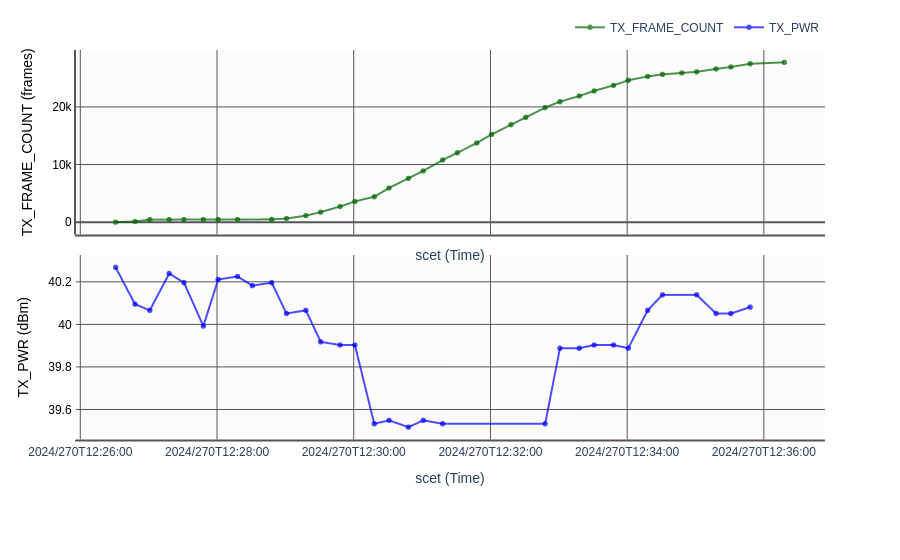

Notebook code cell kept with this figure:
### Code cell
fig,c,m,t = dtatplot.make_stacked_graph( # make_stacked_graph is the primary plotting method
    file_input,  # this is the data that DTAT plots from
    y_vars = [["TX_FRAME_COUNT"],["TX_PWR"]],  # this is the y variables to plot
    customize_dict={ # by passing the CustomizedTrace in a dictionary with y variables as the keys, you can control more trace settings
        'TX_FRAME_COUNT': CustomizedTrace(
                                    #size=10,  # setting the marker size
                                    #symbol='triangle-down-open',  # setting the marker shape, any plotly option is valid
                                    color='darkgreen',  # setting the marker color
                                )
                             ,
        'TX_PWR': CustomizedTrace(
                                    #size=10,  # setting the marker size
                                    #symbol='triangle-down-open',  # setting the marker shape, any plotly option is valid
                                    color='blue',  # setting the marker color
                                )
                             }
    )  # the x variable to plot by defaults to SCET
fig.show()

### Figure 1 — Plotly figure (JSON) as saved in the notebook; plotly's stock layout.template omitted (floating-point values rounded to 4 significant figures)
{"data": [{"hovertemplate": "X: scet: %{x|%Y-%jT%H:%M:%S.%L}<br>Y: TX_FRAME_COUNT: %{y}<br>Time: scet: %{meta[1]|%Y-%jT%H:%M:%S.%L}<extra></extra>", "marker": {"color": "darkgreen", "colorscale": [[0, "rgb(0,0,131)"], [0.2, "rgb(0,60,170)"], [0.4, "rgb(5,255,255)"], [0.6, "rgb(255,255,0)"], [0.8, "rgb(250,0,0)"], [1, "rgb(128,0,0)"]], "line": {"color": "darkgreen", "width": 0.5}, "showscale": false, "size": 5, "symbol": "circle"}, "meta": [[null, "2024-09-26T12:26:31+00:00"], [null, "2024-09-26T12:26:48+00:00"], [null, "2024-09-26T12:27:01+00:00"], [null, "2024-09-26T12:27:18+00:00"], [null, "2024-09-26T12:27:31+00:00"], [null, "2024-09-26T12:27:48+00:00"], [null, "2024-09-26T12:28:01+00:00"], [null, "2024-09-26T12:28:18+00:00"], [null, "2024-09-26T12:28:48+00:00"], [null, "2024-09-26T12:29:01+00:00"], [null, "2024-09-26T12:29:18+00:00"], [null, "2024-09-26T12:29:31+00:00"], [null, "2024-09-26T12:29:48+00:00"], [null, "2024-09-26T12:30:01+00:00"], [null, "2024-09-26T12:30:18+00:00"], [null, "2024-09-26T12:30:31+00:00"], [null, "2024-09-26T12:30:48+00:00"], [null, "2024-09-26T12:31:01+00:00"], [null, "2024-09-26T12:31:18+00:00"], [null, "2024-09-26T12:31:31+00:00"], [null, "2024-09-26T12:31:48+00:00"], [null, "2024-09-26T12:32:01+00:00"], [null, "2024-09-26T12:32:18+00:00"], [null, "2024-09-26T12:32:31+00:00"], [null, "2024-09-26T12:32:48+00:00"], [null, "2024-09-26T12:33:01+00:00"], [null, "2024-09-26T12:33:18+00:00"], [null, "2024-09-26T12:33:31+00:00"], [null, "2024-09-26T12:33:48+00:00"], [null, "2024-09-26T12:34:01+00:00"], [null, "2024-09-26T12:34:18+00:00"], [null, "2024-09-26T12:34:31+00:00"], [null, "2024-09-26T12:34:48+00:00"], [null, "2024-09-26T12:35:01+00:00"], [null, "2024-09-26T12:35:18+00:00"], [null, "2024-09-26T12:35:31+00:00"], [null, "2024-09-26T12:35:48+00:00"], [null, "2024-09-26T12:36:18+00:00"]], "mode": "lines+markers", "name": "TX_FRAME_COUNT", "opacity": 0.7, "showlegend": true, "type": "scattergl", "x": ["2024-09-26T12:26:31+00:00", "2024-09-26T12:26:48+00:00", "2024-09-26T12:27:01+00:00", "2024-09-26T12:27:18+00:00", "2024-09-26T12:27:31+00:00", "2024-09-26T12:27:48+00:00", "2024-09-26T12:28:01+00:00", "2024-09-26T12:28:18+00:00", "2024-09-26T12:28:48+00:00", "2024-09-26T12:29:01+00:00", "2024-09-26T12:29:18+00:00", "2024-09-26T12:29:31+00:00", "2024-09-26T12:29:48+00:00", "2024-09-26T12:30:01+00:00", "2024-09-26T12:30:18+00:00", "2024-09-26T12:30:31+00:00", "2024-09-26T12:30:48+00:00", "2024-09-26T12:31:01+00:00", "2024-09-26T12:31:18+00:00", "2024-09-26T12:31:31+00:00", "2024-09-26T12:31:48+00:00", "2024-09-26T12:32:01+00:00", "2024-09-26T12:32:18+00:00", "2024-09-26T12:32:31+00:00", "2024-09-26T12:32:48+00:00", "2024-09-26T12:33:01+00:00", "2024-09-26T12:33:18+00:00", "2024-09-26T12:33:31+00:00", "2024-09-26T12:33:48+00:00", "2024-09-26T12:34:01+00:00", "2024-09-26T12:34:18+00:00", "2024-09-26T12:34:31+00:00", "2024-09-26T12:34:48+00:00", "2024-09-26T12:35:01+00:00", "2024-09-26T12:35:18+00:00", "2024-09-26T12:35:31+00:00", "2024-09-26T12:35:48+00:00", "2024-09-26T12:36:18+00:00"], "xaxis": "x", "y": [1, 110, 442, 442, 454, 456, 459, 459, 478, 625, 1128, 1742, 2725, 3592, 4417, 5921, 7612, 8888, 10783, 12051, 13743, 15226, 16919, 18187, 19882, 20911, 21895, 22777, 23743, 24625, 25296, 25650, 25900, 26088, 26594, 26928, 27489, 27737], "yaxis": "y"}, {"hovertemplate": "X: scet: %{x|%Y-%jT%H:%M:%S.%L}<br>Y: TX_PWR: %{y}<br>Time: scet: %{meta[1]|%Y-%jT%H:%M:%S.%L}<extra></extra>", "marker": {"color": "blue", "colorscale": [[0, "rgb(0,0,131)"], [0.2, "rgb(0,60,170)"], [0.4, "rgb(5,255,255)"], [0.6, "rgb(255,255,0)"], [0.8, "rgb(250,0,0)"], [1, "rgb(128,0,0)"]], "line": {"color": "blue", "width": 0.5}, "showscale": false, "size": 5, "symbol": "circle"}, "meta": [[null, "2024-09-26T12:26:31+00:00"], [null, "2024-09-26T12:26:48+00:00"], [null, "2024-09-26T12:27:01+00:00"], [null, "2024-09-26T12:27:18+00:00"], [null, "2024-09-26T12:27:31+00:00"], [null, "2024-09-26T12:27:48+00:00"], [null, "2024-09-26T12:28:01+00:00"], [null, "2024-09-26T12:28:18+00:00"], [null, "2024-09-26T12:28:31+00:00"], [null, "2024-09-26T12:28:48+00:00"], [null, "2024-09-26T12:29:01+00:00"], [null, "2024-09-26T12:29:18+00:00"], [null, "2024-09-26T12:29:31+00:00"], [null, "2024-09-26T12:29:48+00:00"], [null, "2024-09-26T12:30:01+00:00"], [null, "2024-09-26T12:30:18+00:00"], [null, "2024-09-26T12:30:31+00:00"], [null, "2024-09-26T12:30:48+00:00"], [null, "2024-09-26T12:31:01+00:00"], [null, "2024-09-26T12:31:18+00:00"], [null, "2024-09-26T12:32:48+00:00"], [null, "2024-09-26T12:33:01+00:00"], [null, "2024-09-26T12:33:18+00:00"], [null, "2024-09-26T12:33:31+00:00"], [null, "2024-09-26T12:33:48+00:00"], [null, "2024-09-26T12:34:01+00:00"], [null, "2024-09-26T12:34:18+00:00"], [null, "2024-09-26T12:34:31+00:00"], [null, "2024-09-26T12:35:01+00:00"], [null, "2024-09-26T12:35:18+00:00"], [null, "2024-09-26T12:35:31+00:00"], [null, "2024-09-26T12:35:48+00:00"]], "mode": "lines+markers", "name": "TX_PWR", "opacity": 0.7, "showlegend": true, "type": "scattergl", "x": ["2024-09-26T12:26:31+00:00", "2024-09-26T12:26:48+00:00", "2024-09-26T12:27:01+00:00", "2024-09-26T12:27:18+00:00", "2024-09-26T12:27:31+00:00", "2024-09-26T12:27:48+00:00", "2024-09-26T12:28:01+00:00", "2024-09-26T12:28:18+00:00", "2024-09-26T12:28:31+00:00", "2024-09-26T12:28:48+00:00", "2024-09-26T12:29:01+00:00", "2024-09-26T12:29:18+00:00", "2024-09-26T12:29:31+00:00", "2024-09-26T12:29:48+00:00", "2024-09-26T12:30:01+00:00", "2024-09-26T12:30:18+00:00", "2024-09-26T12:30:31+00:00", "2024-09-26T12:30:48+00:00", "2024-09-26T12:31:01+00:00", "2024-09-26T12:31:18+00:00", "2024-09-26T12:32:48+00:00", "2024-09-26T12:33:01+00:00", "2024-09-26T12:33:18+00:00", "2024-09-26T12:33:31+00:00", "2024-09-26T12:33:48+00:00", "2024-09-26T12:34:01+00:00", "2024-09-26T12:34:18+00:00", "2024-09-26T12:34:31+00:00", "2024-09-26T12:35:01+00:00", "2024-09-26T12:35:18+00:00", "2024-09-26T12:35:31+00:00", "2024-09-26T12:35:48+00:00"], "xaxis": "x2", "y": [40.27, 40.09, 40.07, 40.24, 40.2, 39.99, 40.21, 40.23, 40.18, 40.2, 40.05, 40.07, 39.92, 39.9, 39.9, 39.53, 39.55, 39.52, 39.55, 39.53, 39.53, 39.89, 39.89, 39.9, 39.9, 39.89, 40.07, 40.14, 40.14, 40.05, 40.05, 40.08], "yaxis": "y2"}], "layout": {"autosize": true, "font": {"family": "Arial"}, "legend": {"orientation": "h", "x": 1, "xanchor": "right", "y": 1.02, "yanchor": "bottom"}, "margin": {"b": 100, "l": 75, "r": 75, "t": 50}, "plot_bgcolor": "#fcfcfc", "xaxis": {"anchor": "y", "autorange": true, "domain": [0, 1], "gridcolor": "#555555", "linecolor": "#555555", "linewidth": 2, "matches": "x2", "range": ["2024-09-26 12:25:56.0325", "2024-09-26 12:36:52.9675"], "showgrid": true, "showline": true, "showticklabels": false, "tickformat": "%Y/%jT%H:%M:%S", "title": {"text": "scet (Time)"}, "type": "date", "zerolinecolor": "#555555"}, "xaxis2": {"anchor": "y2", "autorange": true, "domain": [0, 1], "gridcolor": "#555555", "linecolor": "#555555", "linewidth": 2, "range": ["2024-09-26 12:25:56.0325", "2024-09-26 12:36:52.9675"], "showgrid": true, "showline": true, "tickformat": "%Y/%jT%H:%M:%S", "title": {"text": "scet (Time)"}, "type": "date", "zerolinecolor": "#555555"}, "yaxis": {"anchor": "free", "autorange": true, "domain": [0.55, 1], "gridcolor": "#555555", "linecolor": "#555555", "linewidth": 2, "overlaying": "y", "position": 0, "range": [-2762.0, 30500.0], "showgrid": true, "showline": true, "tickfont": {"color": "#000000"}, "title": {"font": {"color": "#000000"}, "text": "TX_FRAME_COUNT (frames)"}, "type": "linear", "zerolinecolor": "#555555"}, "yaxis2": {"anchor": "free", "autorange": true, "domain": [0.05, 0.5], "gridcolor": "#555555", "linewidth": 2, "overlaying": "y2", "position": 0, "range": [39.44, 40.34], "showgrid": true, "showline": true, "tickfont": {"color": "#000000"}, "title": {"font": {"color": "#000000"}, "text": "TX_PWR (dBm)"}, "type": "linear", "zerolinecolor": "#555555"}}}
